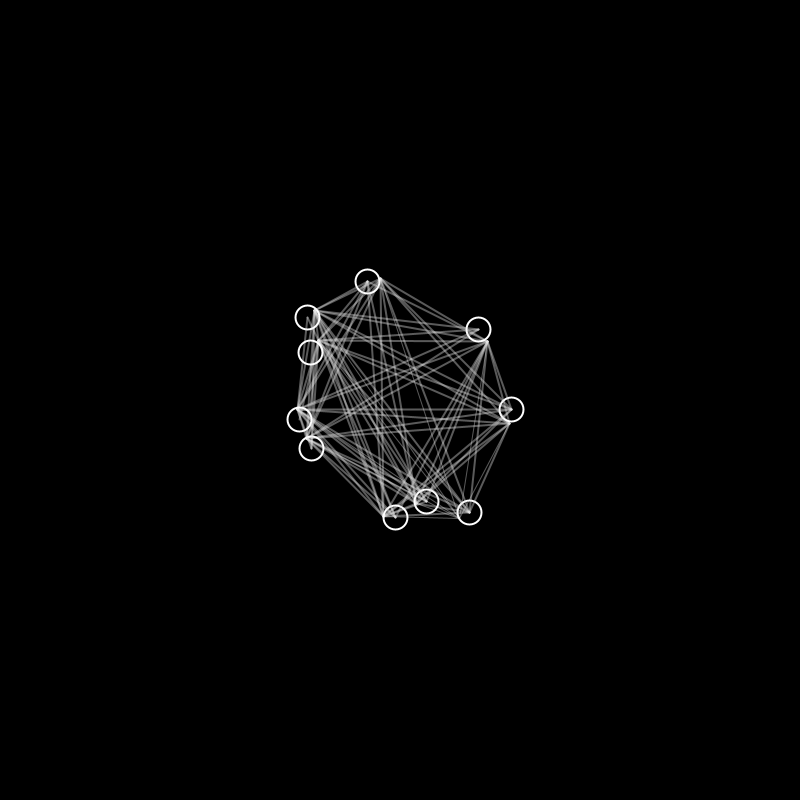
Frame 1 (no input)
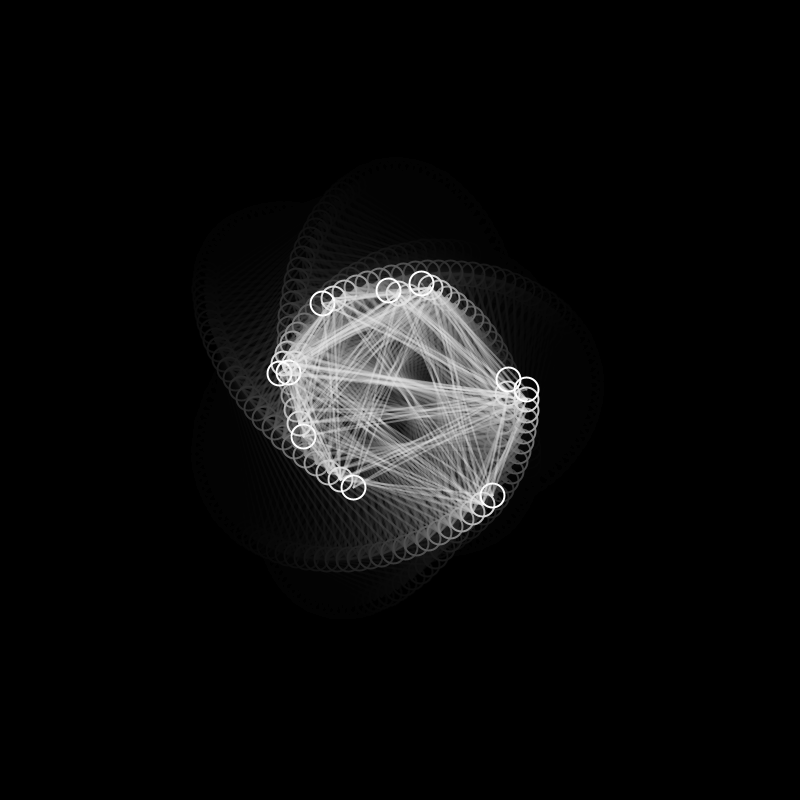
Frame 60 (the mouse pressed at the canvas centre just before this capture)
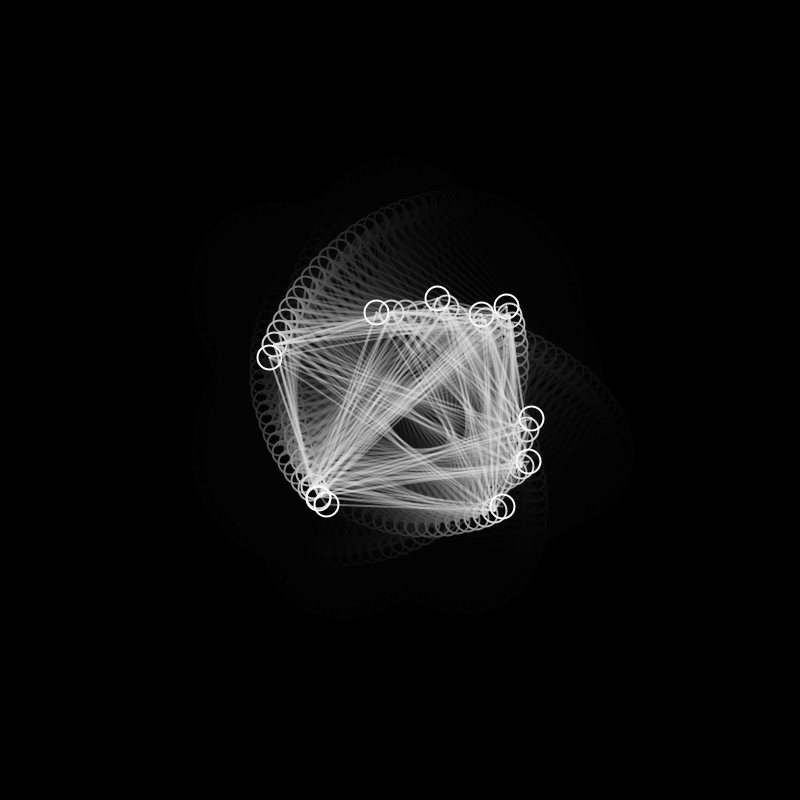
Frame 120 (the mouse held since frame 60 and released just before this capture)

The Processing sketch that drew these frames (run headless with seeded random() and noise(); from frame 60 on, the mouse is pressed at the canvas centre):

// Processing sketch: MutualAttraction
// ── MutualAttraction.pde
Mover[] movers = new Mover[10];
Mover centerPoint;
float g = 1;

void setup() {
  size(800,800);
  frameRate(20);
  // draw galaxy
  for (int i = 0; i < movers.length; i++) {
    PVector pos = PVector.random2D();
    pos.setMag(random(100, 150)); 
    PVector vel = pos.copy();
    vel.setMag(random(10, 15));
    vel.rotate(-PI/2);   // make the velocity's direction is tangent of radius.
    // mass, posX, posY, vx, vy
    movers[i] = new Mover(random(10,15), pos.x, pos.y, vel.x, vel.y); 
  }
  centerPoint = new Mover(500, 0, 0, 0, 0); 
  // draw line
  //movers[0] = new Mover(20, 600, 300, 0, -5); 
  //movers[1] = new Mover(20, 400, 100, -5, 0);
  //movers[2] = new Mover(20, 200, 300, 0, 5);
  //movers[3] = new Mover(20, 400, 500, 5, 0);
  background(0);
}

void draw() {
  //background(0, 10);
  fill(0, 40);
  noStroke();
  rect(0, 0, width, height);
  
  pushMatrix();
  translate(width/2, height/2);
  
  for (int i = 0; i < movers.length; i++) {
    movers[i].attracted(centerPoint);
    for (int j = 0; j < movers.length; j++) {
      if (i != j) {
        movers[i].attracted(movers[j]);
        stroke(230,100);
        line(movers[i].position.x, movers[i].position.y, movers[j].position.x, movers[j].position.y);
      }
    }
    movers[i].update();
    movers[i].display();
  }
  //centerPoint.display();
  popMatrix();
}

// ── Mover.pde
// The Nature of Code
// Daniel Shiffman
// http://natureofcode.com

class Mover {

  PVector position;
  PVector velocity;
  PVector acceleration;
  float mass;

  Mover(float m, float x, float y, float vx, float vy) {
    mass = m;
    position = new PVector(x, y);
    velocity = new PVector(vx, vy);
    acceleration = new PVector(0, 0);
  }

  void applyForce(PVector force) {
    PVector f = PVector.div(force, mass);
    acceleration.add(f);
  }

  void update() {
    velocity.add(acceleration);
    position.add(velocity);
    acceleration.mult(0);
  }

  void display() {
    stroke(255);
    strokeWeight(2);
    //noStroke();
    noFill();
    ellipse(position.x, position.y, 24, 24);
    //ellipse(position.x, position.y, mass*24, mass*24);
  }
  
  void attracted(Mover m) {
    PVector force = PVector.sub(m.position, position);            // Calculate direction of force
    float distance = force.mag();                                 // Distance between objects
    distance = constrain(distance, 10.0, 30.0);                    // Limiting the distance to eliminate "extreme" results for very close or very far objects
    force.normalize();                                            // Normalize vector (distance doesn't matter here, we just want this vector for direction

    float strength = (g * mass * m.mass) / (distance * distance); // Calculate gravitional force magnitude
    force.mult(strength);                                         // Get force vector --> magnitude * direction
    applyForce(force);
  }
}
